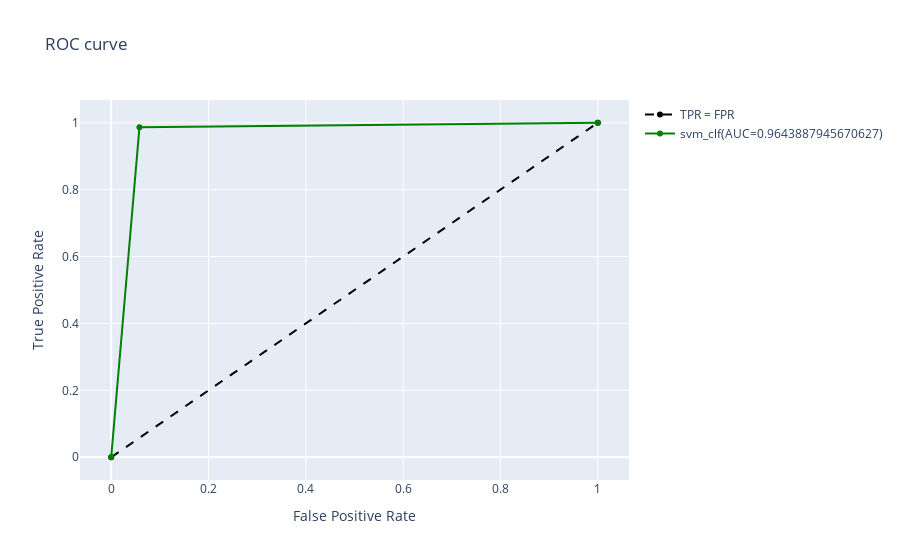

Notebook cell for this chart:
### Code cell
# a)
# Accuracy = TP/(TP+FN+FP+TP)
print(f"SVM model accuracy = {accuracy_score(Y_test, Y_pred_svm)}")

# b) 
# specificiry - True Negative rate   = TN / (FP + TN)          (1- False positive rate)
tn, fp, fn, tp = confusion_matrix(Y_test, Y_pred_svm).ravel()
specificity = tn / (tn+fp)
print(f"SVM model specificity = {specificity}")
#sensitivity  - True Positive rate = Recall = TP/(TP + FN)
print(f"SVM model Sensitivity = {recall_score(Y_test, Y_pred_svm)}")

#c)
# Precision = TP/(TP + FP)
print(f"SVM model Precision = {precision_score(Y_test, Y_pred_svm)}")
# Recall = TP/(TP + FN)
print(f"SVM model Recall = {recall_score(Y_test, Y_pred_svm)}")




# d)
print(f"SVM model confusion matrix = {confusion_matrix(Y_test, Y_pred_svm)}")

# e )
# F1 score = 2TP/(2TP + FP+ FN )  = 2*(precision * Recall)/ (precsion + recall)
print(f"SVM model F1-score = {f1_score(Y_test, Y_pred_svm)}")
# f)
# ROC - reciver operating characteristic curve
# plots True positive rate(precision) vs. False positive Rate(1-TNR) for each threshold we want to compare.
# does not depend on the class distribution
# shows the trade-off between sensitivity (TPR) and specificity (1 – FPR)
import plotly.graph_objects as go

fig = go.Figure()

fig.add_trace(
    go.Scatter(
        x=[0,1],
        y=[0,1],
        name="TPR = FPR",
        line=dict(color="black", dash="dash")
    )
)

def PlotRocAuc(y_test, y_pred, color, model_name):
    fpr, tpr, thresholds = roc_curve(Y_test, Y_pred_svm)
    auc_score = roc_auc_score(Y_test,Y_pred_svm)
    fig.add_trace(
        go.Scatter(
            x=fpr,
            y=tpr,
            name=f"{model_name}(AUC={auc_score})",
            marker=dict(color=color)
        )
    )
    
PlotRocAuc(Y_test, Y_pred_svm, "green", "svm_clf")

fig.update_layout(title="ROC curve",
                  xaxis_title="False Positive Rate",
                  yaxis_title="True Positive Rate")

fig.show()

### Figure 1 — Plotly figure (JSON) as saved in the notebook; plotly's stock layout.template omitted (floating-point values rounded to 4 significant figures)
{"data": [{"line": {"color": "black", "dash": "dash"}, "name": "TPR = FPR", "type": "scatter", "x": [0, 1], "y": [0, 1]}, {"marker": {"color": "green"}, "name": "svm_clf(AUC=0.9643887945670627)", "type": "scatter", "x": [0, 0.05806, 1], "y": [0, 0.9868, 1]}], "layout": {"title": {"text": "ROC curve"}, "xaxis": {"title": {"text": "False Positive Rate"}}, "yaxis": {"title": {"text": "True Positive Rate"}}}}
